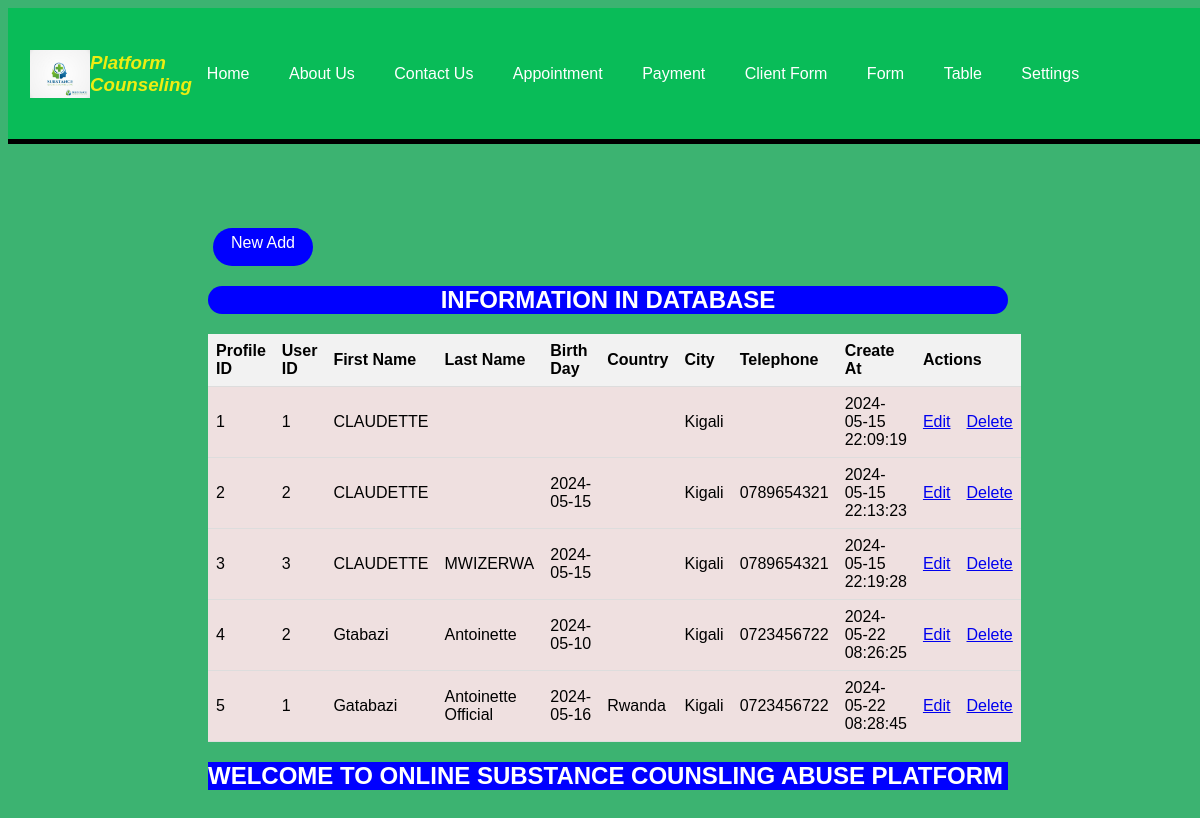
The app's page /profileview.php with its own data.
### tables this page shows
CREATE TABLE `profile` (
  `profile_id` int(11) NOT NULL,
  `user_id` int(11) NOT NULL,
  `firstname` varchar(100) NOT NULL,
  `lastname` varchar(100) NOT NULL,
  `birthDay` varchar(50) NOT NULL,
  `country` varchar(100) NOT NULL,
  `City` varchar(100) NOT NULL,
  `telephone` varchar(15) NOT NULL,
  `craeteAt` datetime DEFAULT current_timestamp()
);

### profileview.php (the view, shortened to what this page needs)
<!DOCTYPE html>
<html lang="en">
<head>
  <link rel="stylesheet" href="counselorview.css">
</head>
<body>
<header>
    <div class="header">
        <img class="logo" src="logo.jpg" alt="Logo">
        <h3 class="tu"><i>Platform <br> Counseling  </i></h3>
        <ul class="navigation">
          <li><a href="home.php">Home</a></li>
            <li><a href="aboutus.php">About Us</a></li>
            <li><a href="contactus.html">Contact Us</a></li>
            <li><a href="appointment.php">Appointment</a></li>
            <li><a href="payment.php">Payment</a></li>
            <li> <a href="clients.php">Client Form</a></li>
            <li class="dropdown">
              <a href="#">Form</a>
            </li>
            <li class="dropdown">
            <a href="#">Table</a>
          </li>
            <li class="dropdown">
          <a href="#">Settings</a>
        </li>
        </ul>
    </div>
        <br>
     </div></li></ul></div></header>
     <br><br>
  <div class="container">
    <a href='/counselingplatform/profile.php' class="add">New Add</a> <br>
    <div class="text-center">
      <center><h2 class="list">INFORMATION IN DATABASE</h2></center>
      <table class="table">
        <thead class="thead-light">
          <tr>
            <th> Profile ID</th>
            <th>User ID </th>
            <th>First Name </th>
            <th>Last Name </th>
            <th>Birth Day</th>
            <th>Country</th>
            <th>City</th>
            <th>Telephone</th>
            <th>Create At</th>
            <th colspan="2">Actions</th>
          </tr>
        </thead>
        <tbody>
          <?php
         include "dbconnection.php";
          $sql = "SELECT * FROM profile";
          $result = $connection->query($sql);
          while ($row = $result->fetch_assoc()) {
            echo "
              <tr>
                <td>{$row['profile_id']}</td>
                <td>{$row['user_id']}</td>
                <td>{$row['firstname']}</td>
                <td>{$row['lastname']}</td>
                <td>{$row['birthDay']}</td>
                <td>{$row['country']}</td>
                <td>{$row['City']}</td>
                <td>{$row['telephone']}</td>
                <td>{$row['craeteAt']}</td>
                <td>
                  <a href='/counselingplatform/profileedit.php?profile_id={$row['profile_id']}' class='btn btn-primary'>Edit</a>
                </td>
                <td>
                  <a href='/counselingplatform/profiledelete.php?profile_id={$row['profile_id']}' class='btn btn-danger'>Delete</a>
                </td>
              </tr>
            ";
          }
          ?>
        </tbody>
      </table>
    </div>
    <h2><marquee class="bu">WELCOME TO ONLINE SUBSTANCE COUNSLING ABUSE PLATFORM</marquee></h2>
  </div>
</body>
</html>

### counselorview.css (style rules this page uses)
body { font-family: Arial, sans-serif; background: url(logo2.png) no-repeat; background-position: center; background-size: cover; min-height: 100vh; width: 100%; background-color: #5858ee; }
h2 { margin-top: 20px; margin-bottom: 20px; }
table { width: 100%; border-collapse: collapse; }
th, td { padding: 8px; text-align: left; border-bottom: 1px solid #ddd; }
th { background-color: #f2f2f2; }
.add { margin-left: 5px; margin-top: 10px; background-color: blue; color: white; width: 100px; border-radius: 25px; height: 38px; display: inline-block; text-decoration: none; text-align: center; line-height: 30px; }
.list { width:auto 100%; background-Color:blue; color:white; border-radius: 30px; font-weight:bold; text-align:center; }
.container { max-width: 800px; margin: 0 auto; padding: 20px; }
.tu { color: rgb(237, 237, 18); }
center h2 { text-align:center; }
table { background-color: rgb(239, 224, 224); }

### profileview.php (style rules this page uses)
body { font-family: Arial, sans-serif; margin: 10; padding: 10; background-color: MediumSeaGreen; }
.navigation a:link { color: white; background-color:none; padding: 5px; margin: 5px; border-radius: 15px; }
.header { display: flex; justify-content: space-between; align-items: center; padding: 25px 22px; background-color: rgb(9, 188, 88); border-bottom: 5px solid black; }
.logo { width: 60px; height: auto; }
.navigation { list-style-type: none; margin: 0; padding: 0; text-align:none; flex-grow: 2; }
.navigation li { display: inline-block; margin-right: 5px; padding: 5px; }
.navigation li:last-child { margin-right: 0; }
.navigation li a { text-decoration: none; color: #333; }
.container { max-width: 800px; margin: 0 auto; padding: 20px; }
.tu { color: rgb(237, 237, 18); }
.bu { background-color:blue; color:white; }

### records on screen
profile: profile_id "1", user "1", firstname "CLAUDETTE", City "Kigali", craeteAt "2024-05-15 22:09:19"
profile: profile_id "2", user "2", firstname "CLAUDETTE", birthDay "2024-05-15", City "Kigali", telephone "0789654321", craeteAt "2024-05-15 22:13:23"
profile: profile_id "3", user "3", firstname "CLAUDETTE", lastname "MWIZERWA", birthDay "2024-05-15", City "Kigali", telephone "0789654321", craeteAt "2024-05-15 22:19:28"
profile: profile_id "4", user "2", firstname "Gtabazi", lastname "Antoinette", birthDay "2024-05-10", City "Kigali", telephone "0723456722", craeteAt "2024-05-22 08:26:25"
profile: profile_id "5", user "1", firstname "Gatabazi", lastname "Antoinette Official", birthDay "2024-05-16", country "Rwanda", City "Kigali", telephone "0723456722", craeteAt "2024-05-22 08:28:45"
